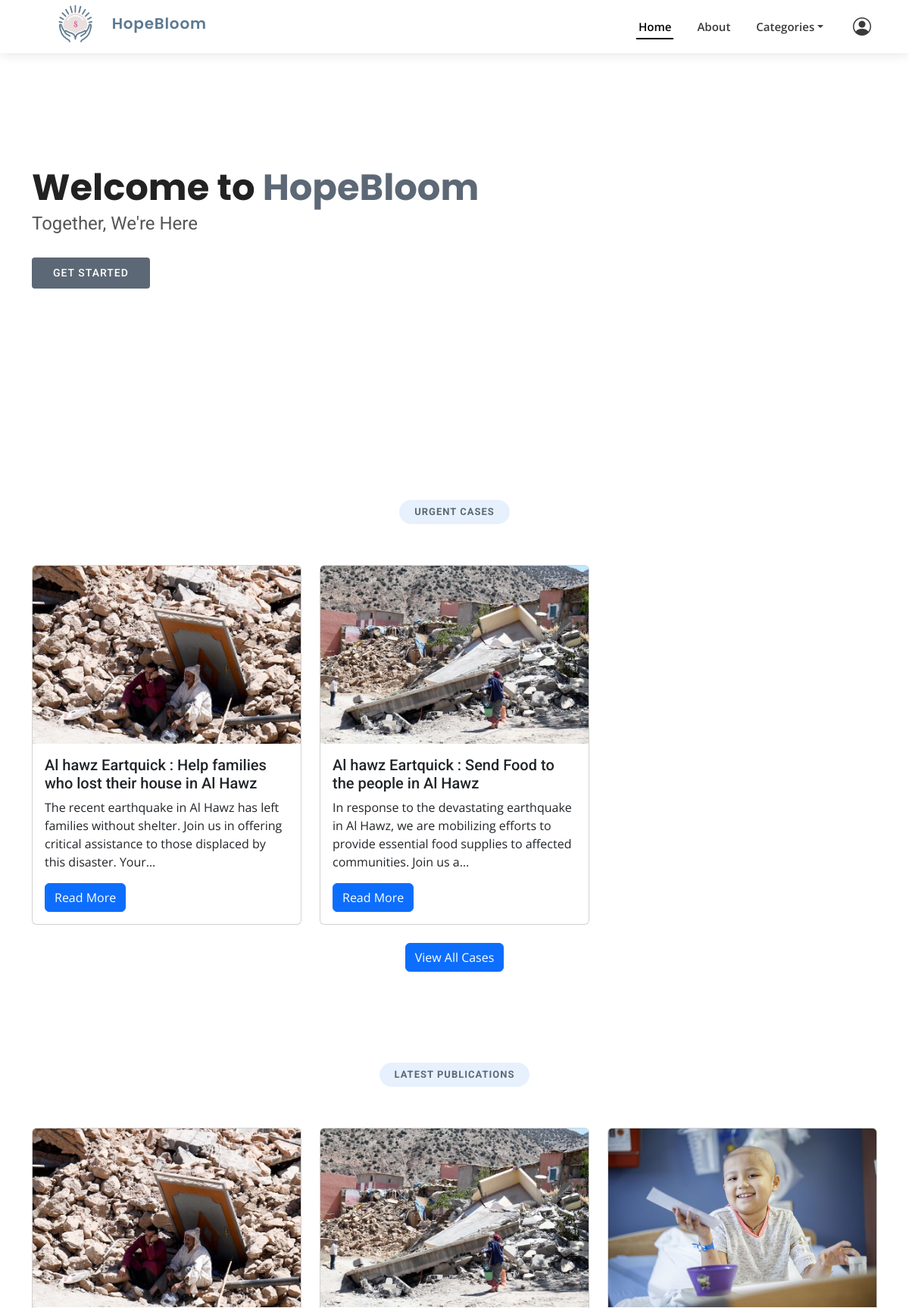
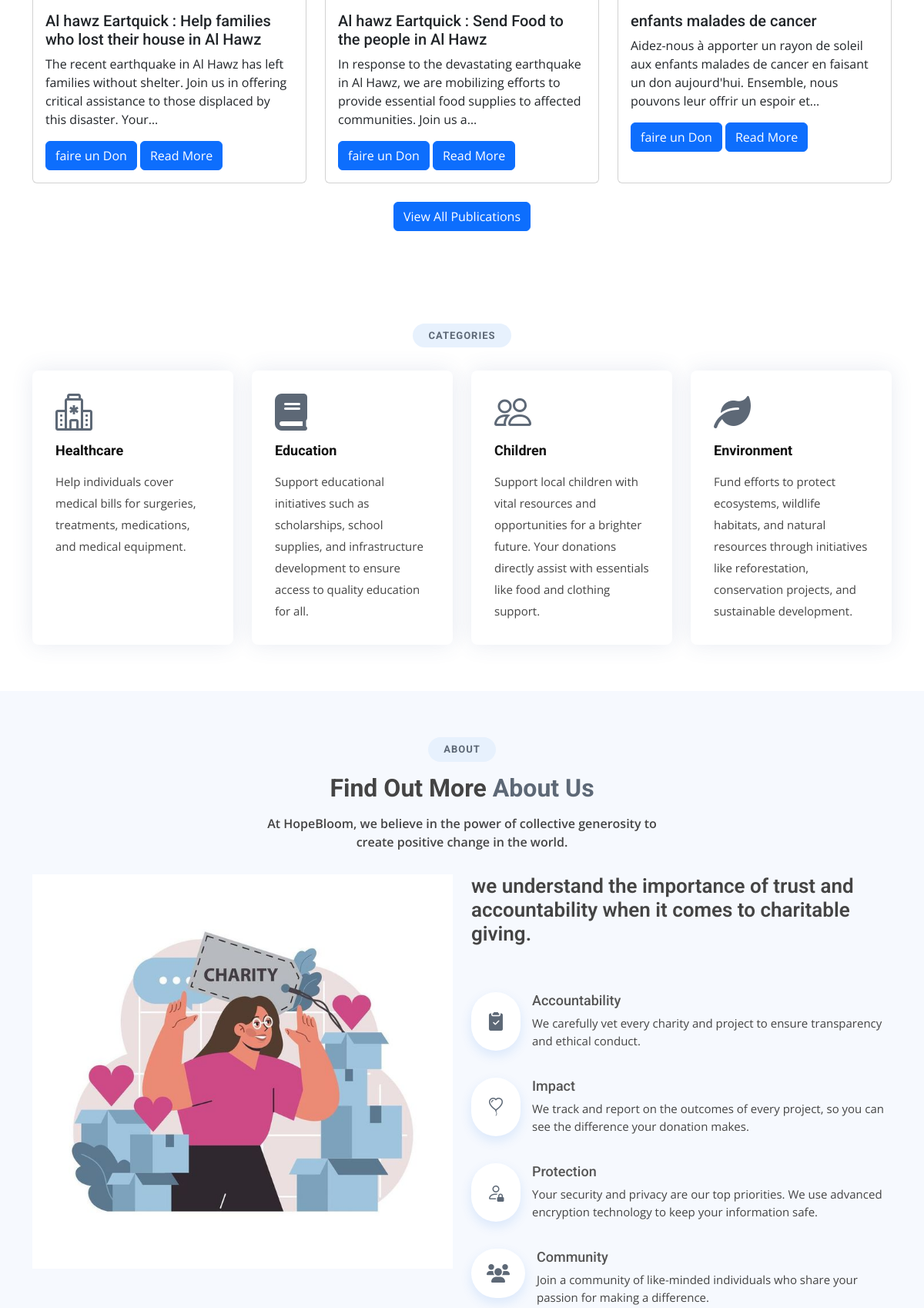
The page / (signed in, upper part) on the database its author committed (2 pictures, top to bottom).
### publications/models.py (models this page shows, shortened)
class Publication(models.Model):
    id=models.AutoField(primary_key=True)
    titre=models.CharField(max_length=150)
    contenu=models.TextField()
    date=models.DateTimeField(default=timezone.now)
    image=models.ImageField(upload_to='photos/%y/%m/%d', blank=True)
    montant=models.DecimalField(max_digits=20,decimal_places=2)
    user=models.ForeignKey(User,on_delete=models.CASCADE,null=True)
    category = models.ForeignKey(Category, on_delete=models.CASCADE,null=True,blank=True)
    objects = models.Manager()

### pages/views.py (the view)
# urls.py: path('', views.index, name='index'),
def index(request):
    publications = Publication.objects.order_by('-date')[:3]  # Fetch all publications
    categories= Category.objects.all()
    context = {
        'categories': categories,
        'publications': publications
    }
    return render(request, 'pages/index.html', context)

### templates/pages/index.html (shortened to what this page needs)
{%extends 'base.html' %}
{%  load static %}
  {% block content %}
  <section id="hero" class="d-flex align-items-center"style="background-image: url('/static/assets/img/Mine.jpg')">
    <div class="container" data-aos="zoom-out" data-aos-delay="100">
      <h1>Welcome to <span> HopeBloom      </span></h1>
      <h2> Together, We're Here </h2>
      <div class="d-flex">
        <a href="#about" class="btn-get-started scrollto">Get Started</a>
      </div>
    </div>
  </section>
  <main id="main">
     <section id="Urgent-cases" class="services">
      <div class="container" data-aos="fade-up">
        <div class="section-title">
          <h2>Urgent Cases</h2>
        </div>
        <div class="row">
          {% if publications %}
            {% for category in categories %}
              {% if category.name == 'Urgent' %}
                {% for publication in publications %}
                  {% if publication.category == category %}
                  {% if forloop.counter <= 3 %}
                    <div class="col-lg-4 col-md-6 d-flex align-items-stretch mt-4" data-aos="zoom-in" data-aos-delay="200">
                      <div class="card" data-aos="fade-up" data-aos-delay="100">
                        <img src="{{ MEDIA_URL }}{{ publication.image.url }}" class="card-img-top" alt="{{ publication.titre }}">
                        <div class="card-body">
                          <h5 class="card-title">{{ publication.titre }}</h5>
                          <p class="card-text">{{ publication.contenu | truncatechars:150 }}</p>
                          <a href="{% url 'detail' publication.id %}" class="btn btn-primary">Read More</a>
                        </div>
                      </div>
                    </div>
                  {% endif %}
                  {% endif %}
                {% endfor %}
              {% endif %}
            {% endfor %}
          {% else %}
            <div class="col-12">
              <p>No publications found.</p>
            </div>
          {% endif %}
        </div>
          <div class="text-center mt-4">
            <a href="{% url 'Urgent' %}" class="btn btn-primary">View All Cases</a>
          </div>
      </div>
    </section>
    <section id="latest-publications" class="services">
      <div class="container" data-aos="fade-up">
        <div class="section-title">
          <h2>Latest Publications</h2>
        </div>
        <div class="row">
          {% if publications %}
            {% for publication in publications %}
            {% if forloop.counter <= 3 %}
              <div class="col-lg-4 col-md-6 d-flex align-items-stretch mt-4" data-aos="zoom-in" data-aos-delay="200">
                <div class="card" data-aos="fade-up" data-aos-delay="100">
                  <img src="{{ MEDIA_URL }}{{ publication.image.url }}" class="card-img-top" alt="{{ publication.titre }}">
                  <div class="card-body">
                    <h5 class="card-title">{{ publication.titre }}</h5>
                    <p class="card-text">{{ publication.contenu | truncatechars:150 }}</p>
                    <a href="https://www.sandbox.paypal.com/ncp/payment/2VNM2GV5SMWJN" class="btn btn-primary">faire un Don</a>
                    <a href="{% url 'detail' publication.id %}" class="btn btn-primary">Read More</a>
                  </div>
                </div>
              </div>
            {% endif %}
            {% endfor %}
          {% else %}
            <div class="col-12">
              <p>No publications found.</p>
            </div>
          {% endif %}
        </div>
          <div class="text-center mt-4">
            <a href="{% url 'publicationIndex' %}" class="btn btn-primary">View All Publications</a>
          </div>
      </div>
    </section>
    <section id="Categories-services" class="Categories-services">
      <div class="container" data-aos="fade-up">
        <div class="section-title">
          <h2>Categories</h2>
        </div>
        <div class="row">
          <div class="col-md-6 col-lg-3 d-flex align-items-stretch mb-5 mb-lg-0">
            <div class="icon-box" data-aos="fade-up" data-aos-delay="100">
              <div class="icon"><i class="bi bi-hospital"></i></div>
              <h4 class="title"><a href="{%url 'Health' %}">Healthcare</a></h4>
              <p class="description">Help individuals cover medical bills for surgeries, treatments, medications, and medical equipment.</p>
            </div>
          </div>
          <div class="col-md-6 col-lg-3 d-flex align-items-stretch mb-5 mb-lg-0">
            <div class="icon-box" data-aos="fade-up" data-aos-delay="200">
              <div class="icon">
                <link href="https://cdnjs.cloudflare.com/ajax/libs/font-awesome/6.0.0-beta3/css/all.min.css" rel="stylesheet">
                <i class="fas fa-book"></i></div>
              <h4 class="title"><a href="{%url 'Education' %}">Education</a></h4>
              <p class="description">Support educational initiatives such as scholarships, school supplies, and infrastructure development to ensure access to quality education for all.</p>
            </div>
          </div>
          <div class="col-md-6 col-lg-3 d-flex align-items-stretch mb-5 mb-lg-0">
            <div class="icon-box" data-aos="fade-up" data-aos-delay="300">
                <div class="icon">
                  <link href="https://cdnjs.cloudflare.com/ajax/libs/bootstrap-icons/1.7.2/font/bootstrap-icons.css" rel="stylesheet">
                    <i class="bi bi-people"></i>
                </div>
                <h4 class="title"><a href="{%url 'Children' %}">Children</a></h4>
                <p class="description">Support local children with vital resources and opportunities for a brighter future. Your donations directly assist with essentials like food and clothing support.</p>
            </div>
        </div>
          <div class="col-md-6 col-lg-3 d-flex align-items-stretch mb-5 mb-lg-0">
            <div class="icon-box" data-aos="fade-up" data-aos-delay="300">
              <div class="icon">
                <link href="https://cdnjs.cloudflare.com/ajax/libs/font-awesome/6.0.0-beta3/css/all.min.css" rel="stylesheet">
                <i class="fas fa-leaf"></i></div>
              <h4 class="title"><a href="{%url 'Environment' %}">Environment</a></h4>
              <p class="description">Fund efforts to protect ecosystems, wildlife habitats, and natural resources through initiatives like reforestation, conservation projects, and sustainable development.</p>
            </div>
          </div>
        </div>
      </div>
    </section>
    <section id="about" class="about section-bg">
      <div class="container" data-aos="fade-up">
        <div class="section-title">
          <h2>About</h2>
          <h3>Find Out More <span>About Us</span></h3>
          <p>At HopeBloom, we believe in the power of collective generosity to create positive change in the world.</p>
        </div>
        <div class="row">
          <div class="col-lg-6 aos-init aos-animate" data-aos="fade-right" data-aos-delay="100">
            <img src="static/assets/img/download.jpeg" class="img-fluid" alt>
          </div>
          <div class="col-lg-6 pt-4 pt-lg-0 content d-flex flex-column justify-content-left aos-init aos-animate" data-aos="fade-up" data-aos-delay="100">
            <h3>we understand the importance of trust and accountability when it comes to charitable giving.</h3>
            <ul>
              <li>
                <i class="bi bi-clipboard2-check-fill"></i>
                <div>
                  <h5>Accountability</h5>
                  <p>We carefully vet every charity and project to ensure transparency and ethical conduct.</p>
                </div>
              </li>
              <li>
                <i class="bi bi-balloon-heart"></i>
                <div>
                  <h5>Impact</h5>
                  <p>We track and report on the outcomes of every project, so you can see the difference your donation makes.</p>
                </div>
              </li>
              <li>
                <i class="bi bi-person-lock"></i>
                <div>
                  <h5>Protection</h5>
                  <p>Your security and privacy are our top priorities. We use advanced encryption technology to keep your information safe.</p>
                </div>
              </li>
              <li>
                <link href="https://cdnjs.cloudflare.com/ajax/libs/font-awesome/6.0.0-beta3/css/all.min.css" rel="stylesheet">
                <i class="fas fa-users"></i>
                <div>
                  <h5>Community </h5>
                  <p>Join a community of like-minded individuals who share your passion for making a difference.</p>
                </div>
              </li>
            </ul>
          </div>
        </div>
      </div>
    </section>
              <link href="https://cdnjs.cloudflare.com/ajax/libs/font-awesome/6.0.0-beta3/css/all.min.css" rel="stylesheet">
  </main>
  {% endblock content %}

### static/assets/css/style.css (style rules this page uses)
body { font-family: "Open Sans", sans-serif; color: #444444; }
a { color: #585c60; text-decoration: none; }
h1, h2, h3, h4, h5, h6 { font-family: "Roboto", sans-serif; }
#hero { width: 100%; height: 75vh; background-size: cover; position: relative; }
#hero:before { content: ""; background: rgba(255, 255, 255,0.1); position: absolute; bottom: 0; top: 0; left: 0; right: 0; }
#hero .container { position: relative; }
#hero h1 { margin: 0; font-size: 48px; font-weight: 700; line-height: 56px; color: #222222; font-family: "Poppins", sans-serif; }
#hero h1 span { color: #5d6876; }
#hero h2 { color: #555555; margin: 5px 0 30px 0; font-size: 24px; font-weight: 400; }
#hero .btn-get-started { font-family: "Roboto", sans-serif; text-transform: uppercase; font-weight: 500; font-size: 14px; letter-spacing: 1px; display: inline-block; padding: 10px 28px; border-radius: 4px; transition: 0.5s; color: #fff; background: #5d6876; }
@media (min-width: 1024px) { #hero { background-attachment: fixed; } }
section { padding: 60px 0; overflow: hidden; }
.section-bg { background-color: #f6f9fe; }
.section-title { text-align: center; padding-bottom: 30px; }
.section-title h2 { font-size: 13px; letter-spacing: 1px; font-weight: 700; padding: 8px 20px; margin: 0; background: #e7f1fd; color: #5d6876; display: inline-block; text-transform: uppercase; border-radius: 50px; }
.section-title h3 { margin: 15px 0 0 0; font-size: 32px; font-weight: 700; }
.section-title h3 span { color: #5d6876; }
.section-title p { margin: 15px auto 0 auto; font-weight: 600; }
@media (min-width: 1024px) { .section-title p { width: 50%; } }
.Categories-services .icon-box { padding: 30px; position: relative; overflow: hidden; background: #fff; box-shadow: 0 0 29px 0 rgba(68, 88, 144, 0.12); transition: all 0.3s ease-in-out; border-radius: 8px; z-index: 1; }
.Categories-services .icon-box::before { content: ""; position: absolute; background: #cbe0fb; right: 0; left: 0; bottom: 0; top: 100%; transition: all 0.3s; z-index: -1; }
.Categories-services .icon { margin-bottom: 15px; }
.Categories-services .icon i { font-size: 48px; line-height: 1; color: #5d6876; transition: all 0.3s ease-in-out; }
.Categories-services .title { font-weight: 700; margin-bottom: 15px; font-size: 18px; }
.Categories-services .title a { color: #111; }
.Categories-services .description { font-size: 15px; line-height: 28px; margin-bottom: 0; }
.about .content h3 { font-weight: 600; font-size: 26px; }
.about .content ul { list-style: none; padding: 0; }
.about .content ul li { display: flex; align-items: flex-start; margin-bottom: 35px; }
.about .content ul li:first-child { margin-top: 35px; }
.about .content ul i { background: #fff; box-shadow: 0px 6px 15px rgba(16, 110, 234, 0.12); font-size: 24px; padding: 20px; margin-right: 15px; color: #5d6876; border-radius: 50px; }
.about .content ul h5 { font-size: 18px; color: #555555; }
.about .content ul p { font-size: 15px; }
.about .content p:last-child { margin-bottom: 0; }

### rows shown on the page
Publication: image (picture), titre "Al hawz Eartquick : Help families who lost their house in Al Hawz", contenu "The recent earthquake in Al Hawz has left families without shelter. Join us in offering critical assistance to those displaced by this disaster. Your…"
Publication: image (picture), titre "Al hawz Eartquick : Send Food to the people in Al Hawz", contenu "In response to the devastating earthquake in Al Hawz, we are mobilizing efforts to provide essential food supplies to affected communities. Join us a…"
Publication: image (picture), titre "enfants malades de cancer", contenu "Aidez-nous à apporter un rayon de soleil aux enfants malades de cancer en faisant un don aujourd'hui. Ensemble, nous pouvons leur offrir un espoir et…"
